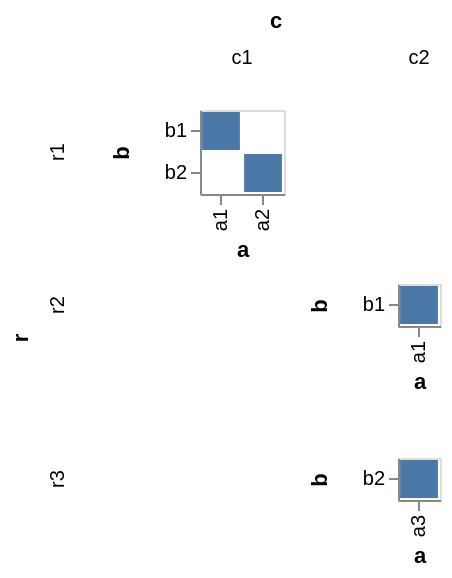

Describe this chart as a Vega-Lite specification.
### Vega specification from a JSON file in a GitHub repository (floating-point values rounded to 4 significant figures)
{"$schema": "https://vega.github.io/schema/vega/v3.json", "autosize": "pad", "padding": 5, "data": [{"name": "source_0", "values": [{"r": "r1", "c": "c1", "a": "a1", "b": "b1"}, {"r": "r1", "c": "c1", "a": "a2", "b": "b2"}, {"r": "r2", "c": "c2", "a": "a1", "b": "b1"}, {"r": "r3", "c": "c2", "a": "a3", "b": "b2"}]}, {"name": "cross_column_domain_row_domain", "source": "source_0", "transform": [{"type": "aggregate", "groupby": ["c", "r"], "fields": ["a", "b"], "ops": ["distinct", "distinct"]}]}, {"name": "column_domain", "source": "cross_column_domain_row_domain", "transform": [{"type": "aggregate", "groupby": ["c"], "fields": ["distinct_a"], "ops": ["max"], "as": ["distinct_a"]}]}, {"name": "row_domain", "source": "cross_column_domain_row_domain", "transform": [{"type": "aggregate", "groupby": ["r"], "fields": ["distinct_b"], "ops": ["max"], "as": ["distinct_b"]}]}], "signals": [{"name": "child_x_step", "value": 21}, {"name": "child_y_step", "value": 21}], "layout": {"padding": {"row": 10, "column": 10}, "offset": 10, "columns": {"signal": "length(data('column_domain'))"}, "bounds": "full", "align": "all"}, "marks": [{"name": "row_title", "role": "row-title", "type": "group", "marks": [{"type": "text", "role": "row-title-text", "style": "guide-title", "encode": {"update": {"align": {"value": "center"}, "text": {"value": "r"}, "angle": {"value": 270}}}}]}, {"name": "column_title", "role": "column-title", "type": "group", "marks": [{"type": "text", "role": "column-title-text", "style": "guide-title", "encode": {"update": {"align": {"value": "center"}, "text": {"value": "c"}}}}]}, {"name": "row_header", "type": "group", "role": "row-header", "from": {"data": "row_domain"}, "sort": {"field": "datum[\"r\"]", "order": "ascending"}, "title": {"text": {"signal": "''+parent[\"r\"]"}, "offset": 10, "orient": "left", "style": "guide-label"}, "encode": {"update": {"height": {"signal": "bandspace(datum[\"distinct_b\"], 0.1, 0.05) * child_y_step"}}}}, {"name": "column_header", "type": "group", "role": "column-header", "from": {"data": "column_domain"}, "sort": {"field": "datum[\"c\"]", "order": "ascending"}, "title": {"text": {"signal": "''+parent[\"c\"]"}, "offset": 10, "orient": "top", "style": "guide-label"}, "encode": {"update": {"width": {"signal": "bandspace(datum[\"distinct_a\"], 0.1, 0.05) * child_x_step"}}}}, {"name": "cell", "type": "group", "style": "cell", "from": {"facet": {"name": "facet", "data": "source_0", "groupby": ["r", "c"], "aggregate": {"cross": true, "fields": ["a", "b"], "ops": ["distinct", "distinct"]}}}, "sort": {"field": ["datum[\"r\"]", "datum[\"c\"]"], "order": ["ascending", "ascending"]}, "encode": {"update": {"width": {"signal": "bandspace(datum[\"distinct_a\"], 0.1, 0.05) * child_x_step"}, "height": {"signal": "bandspace(datum[\"distinct_b\"], 0.1, 0.05) * child_y_step"}}}, "marks": [{"name": "child_marks", "type": "rect", "style": ["rect"], "from": {"data": "facet"}, "encode": {"update": {"fill": {"value": "#4c78a8"}, "x": {"scale": "child_x", "field": "a"}, "width": {"scale": "child_x", "band": true}, "y": {"scale": "child_y", "field": "b"}, "height": {"scale": "child_y", "band": true}}}}], "scales": [{"name": "child_x", "type": "band", "domain": {"data": "facet", "field": "a", "sort": true}, "range": {"step": {"signal": "child_x_step"}}, "paddingInner": 0.1, "paddingOuter": 0.05}, {"name": "child_y", "type": "band", "domain": {"data": "facet", "field": "b", "sort": true}, "range": {"step": {"signal": "child_y_step"}}, "paddingInner": 0.1, "paddingOuter": 0.05}], "axes": [{"scale": "child_x", "orient": "bottom", "grid": false, "title": "a", "encode": {"labels": {"update": {"angle": {"value": 270}, "align": {"value": "right"}, "baseline": {"value": "middle"}}}}, "zindex": 1}, {"scale": "child_y", "orient": "left", "grid": false, "title": "b", "zindex": 1}]}], "config": {"axisY": {"minExtent": 30}}}
